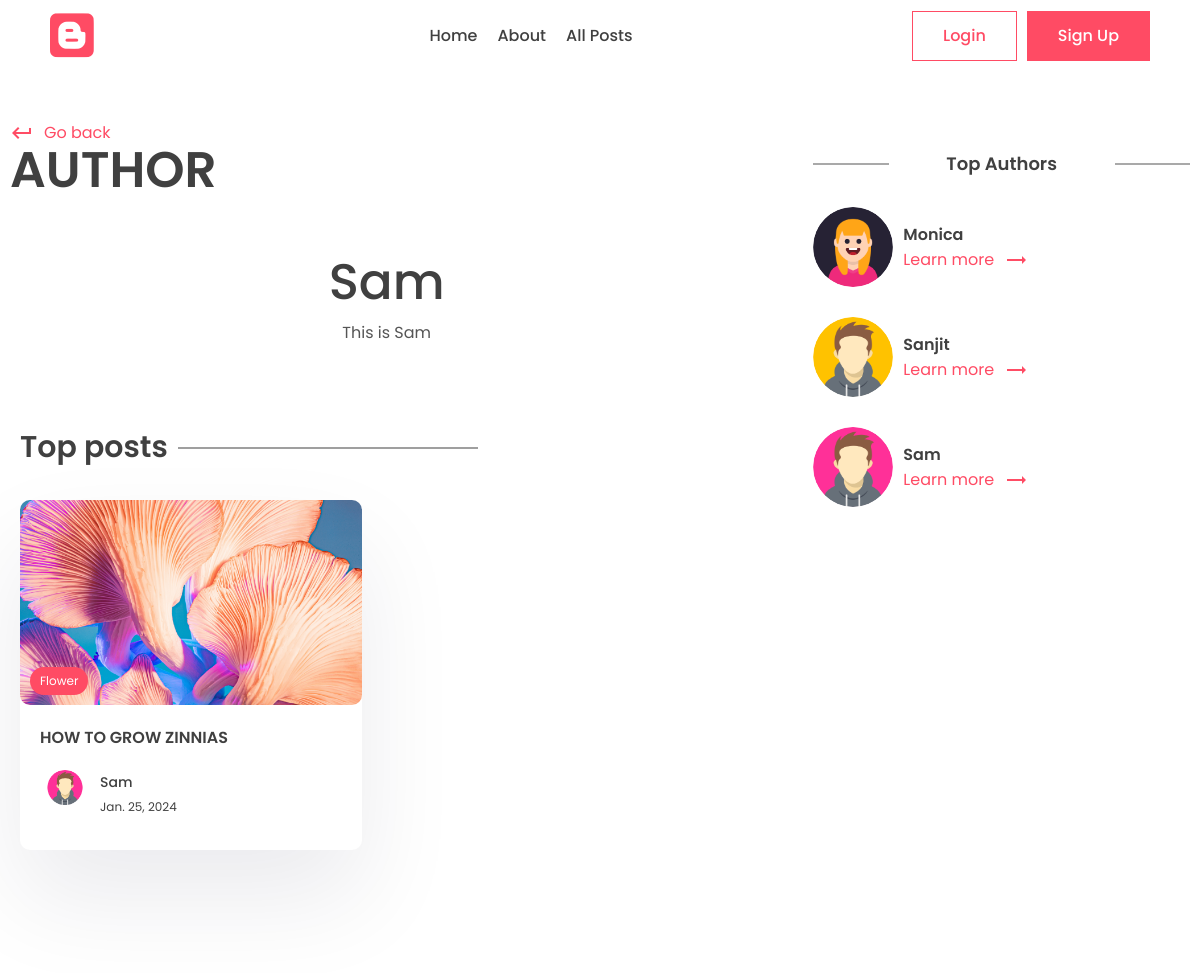
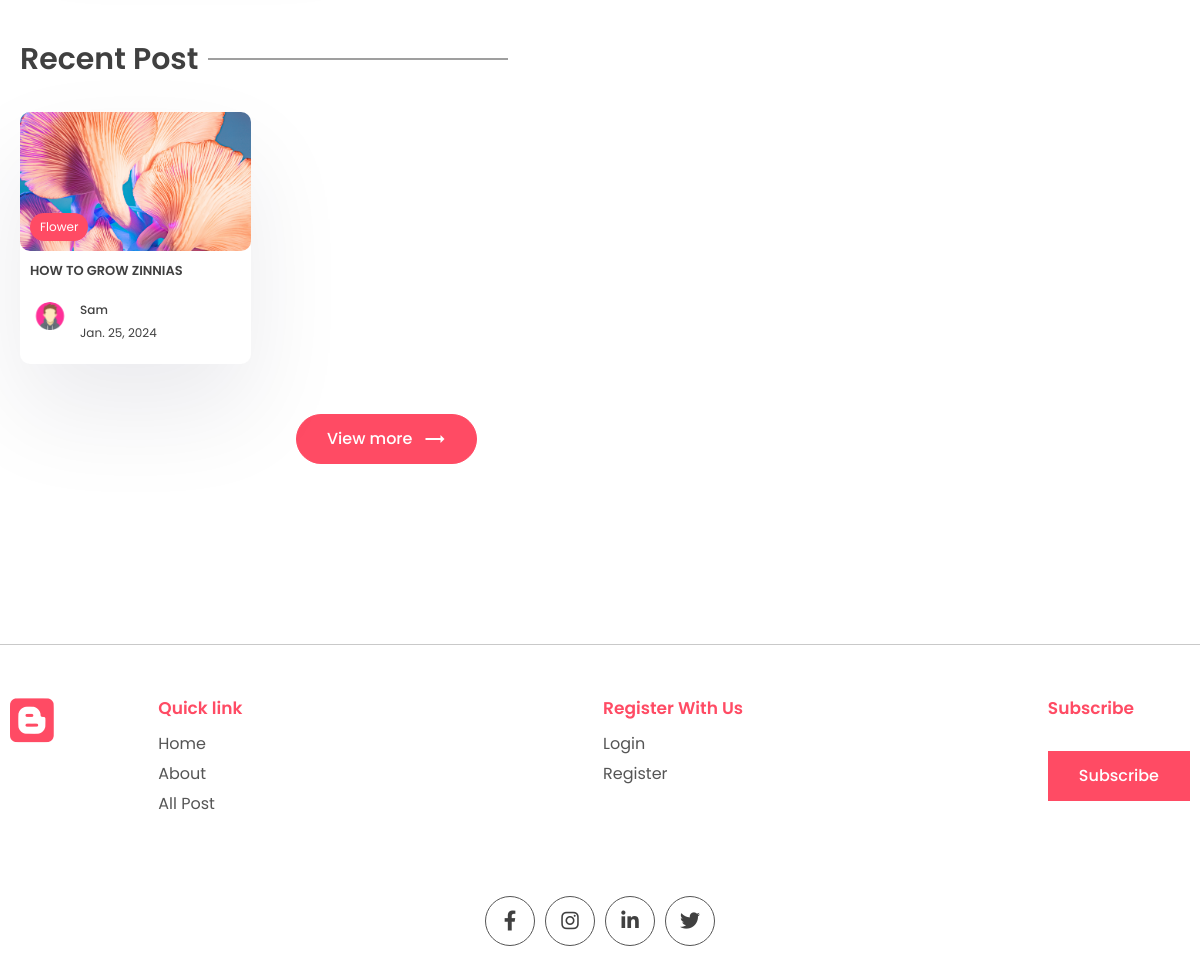
The app's page /author/sam with its own data (2 pictures, top to bottom).
### app/models.py (models this page shows, shortened)
class Profile(models.Model):
    user = models.OneToOneField(User, on_delete=models.CASCADE)
    profile_image = models.ImageField(
        null=True, blank=True, upload_to="images/")
    slug = models.SlugField(max_length=200, unique=True)
    bio = models.CharField(max_length=200)

class Post(models.Model):
    title = models.CharField(max_length=200)
    content = models.TextField()
    last_updated = models.DateTimeField(auto_now=True)
    slug = models.SlugField(max_length=200, unique=True)
    image = models.ImageField(null=True, blank=True, upload_to="images/")
    tags = models.ManyToManyField(Tag, blank=True, related_name='post')
    view_count = models.IntegerField(null=True, blank=True)
    is_featured = models.BooleanField(default=False)
    author = models.ForeignKey(
        User, on_delete=models.CASCADE, null=True, blank=True)
    bookmarks = models.ManyToManyField(
        User, related_name="bookmarks", default=None, blank=True)
    likes = models.ManyToManyField(
        User, related_name="post_like", default=None, blank=True)

class Tag(models.Model):
    name = models.CharField(max_length=100)
    description = models.CharField(max_length=100)
    slug = models.SlugField(max_length=200, unique=True)

### app/views.py (the view)
# urls.py: path('author/<slug:slug>', views.author_page, name='author_page'),
def author_page(request, slug):
    profile = Profile.objects.get(slug=slug)
    top_posts = Post.objects.filter(
        author=profile.user).order_by('-view_count')[0:2]
    recent_posts = Post.objects.filter(
        author=profile.user).order_by('-last_updated')[0:2]
    top_authors = User.objects.annotate(
        number=Count('post')).order_by('number')
    context = {'profile': profile, 'top_posts': top_posts,
               'recent_posts': recent_posts, 'top_authors': top_authors}
    return render(request, 'app/author.html', context)

### app/templates/app/author.html (shortened to what this page needs)
{% extends "base.html" %}
{% block content %}
      <div class="container">
        <div class="layout">
          <div class="left">
            <div class="page-top">
              <div class="top flex">
                <div class="page-name">
                  <a href="#" class="learn">
                    <span class="material-icons"> keyboard_return </span> Go
                    back
                  </a>
                  <h1>Author</h1>
                </div>
              </div>
            </div>
            <center>
              <div class="typo">
                <h1 class="title">{{profile.user.first_name}}</h1>
                <p>
                  {{profile.bio}}
                </p>
              </div>
            </center>
            <section class="sp">
              <div class="container">
                <h1 class="sec-title">Top posts</h1>
                <div class="grid-2 blog">
                {% for post in top_posts %}
                  <a href="{% url "post_page" post.slug %}">
                    <div class="card">
                      <div class="post-img">
                        <img src="{{post.image.url}}" alt="" />
                        <div class="tag">{{post.tags.all.0.name}}</div>
                      </div>
                      <div class="card-content">
                        <h3>
                          {{post.title}}
                        </h3>
                        <div class="author">
                          <div class="profile-pic">
                            <img src="{{post.author.profile.profile_image.url}}" alt="" />
                          </div>
                          <div class="details">
                            <p>{{post.author.first_name}}</p>
                            <small>{{post.last_updated|date}}</small>
                          </div>
                        </div>
                      </div>
                    </div>
                  </a>
                  {% empty %}
                  <p>Nothing to show Here.</p>
                {% endfor %}
                </div>
              </div>
            </section>
            <section class="sp">
              <div class="container">
                <h1 class="sec-title">Recent Post</h1>
                <div class="grid-3 blog-grid">
                {% for post in recent_posts %}
                  <a href="{% url "post_page" post.slug %}">
                    <div class="card">
                      <div class="post-img">
                        <img src="{{post.image.url}}" alt="" />
                        <div class="tag">{{post.tags.all.0.name}}</div>
                      </div>
                      <div class="card-content">
                        <h3>
                          {{post.title}}
                        </h3>
                        <div class="author">
                          <div class="profile-pic">
                            <img src="{{post.author.profile.profile_image.url}}" alt="" />
                          </div>
                          <div class="details">
                            <p>{{post.author.first_name}}</p>
                            <small>{{post.last_updated|date}}</small>
                          </div>
                        </div>
                      </div>
                    </div>
                  </a>
                {% empty %}
                  <p>Nothing to show Here.</p>
                {% endfor %}
                </div>
                <center>
                  <button class="btn btn-primary rounded view">
                    View more
                    <span class="material-icons"> trending_flat </span>
                  </button>
                </center>
              </div>
            </section>
          </div>
          <div class="right">
            <div class="block">
              <h2 class="title2">Top Authors</h2>
              {% for author in top_authors %}
              <div class="recent-post other-author">
                <div class="rounded-img">
                  <img src="{{author.profile.profile_image.url}}" alt="" />
                </div>
                <div class="recent-content">
                  <h3>
                    {{author.first_name}}
                  </h3>
                  <a class="learn" href="{% url "author_page" author.profile.slug %}">Learn more
                    <span class="material-icons"> trending_flat </span>
                </a>
                </div>
              </div>
              {% endfor %}
            </div>
          </div>
        </div>
      </div>
{% endblock content %}

### app/static/app/style.css (style rules this page uses)
* { margin: 0; padding: 0; box-sizing: border-box; text-decoration: none; border: none; outline: none; list-style: none; font-family: "Poppins", sans-serif; color: var(--black); }
:root { --red: #ff4b64; --black: #404040; --des: #555555; --shadow: #ffffff1a 0px 1px 1px 0px inset, #32325d40 0px 50px 100px -20px, #0000004d 0px 30px 60px -30px; --shadow2: rgba(17, 12, 46, 0.084) 0px 48px 100px 0px; }
html { font-size: 62.5%; }
[class*="grid"] { display: grid; }
img { width: 100%; }
.container { max-width: 1220px; margin: auto; padding: 0 10px; }
p, a { font-size: 1.6rem; color: var(--des); }
.btn { cursor: pointer; height: 5rem; padding: 0 3rem; font-size: 1.6rem; font-weight: 500; border: 1px solid var(--red); display: flex; align-items: center; justify-content: center; gap: 1rem; }
.btn span { color: white; }
.btn-primary { background: var(--red); color: white; }
.rounded { border-radius: 5rem; }
.typo { width: 50%; margin-top: 5rem; }
.title { font-size: 5rem; font-weight: 500; }
.sp { padding: 8rem 0; }
.grid-2 { grid-template-columns: 1.3fr 1fr; align-items: center; }
.post-img { height: 40rem; width: 100%; overflow: hidden; border-radius: 1rem; }
.post-img img { height: 100%; object-fit: cover; object-position: center; }
.learn { display: flex; align-items: center; gap: 1rem; color: var(--red); margin-top: 2rem; }
.learn span { color: #ff4b64; }
.sec-title { font-size: 3rem; font-weight: 600; position: relative; width: fit-content; margin-bottom: 3rem; }
.sec-title::after { content: ""; position: absolute; right: -31rem; height: 1px; width: 30rem; background: var(--black); top: 50%; transform: translateY(-50%); }
.grid-3 { grid-template-columns: repeat(3, 1fr); gap: 5rem; }
.card { background: white; box-shadow: var(--shadow2); border-radius: 1rem; cursor: pointer; transition: 0.3s; }
.post-img { position: relative; }
.tag { position: absolute; bottom: 1rem; left: 1rem; background: var(--red); color: white; border-radius: 5rem; padding: 0.5rem 1rem; font-size: 1.2rem; }
.card-content { padding: 2rem; padding-bottom: 3rem; }
.card h3 { font-size: 1.6rem; font-weight: 600; }
.card .post-img { width: 100%; height: unset; aspect-ratio: 1/0.6; }
.author { display: flex; align-items: center; gap: 1rem; margin-top: 2rem; }
.profile-pic { width: 5rem; aspect-ratio: 1/1; border-radius: 50%; overflow: hidden; }
.author p { color: var(--black); font-weight: 500; font-size: 1.4rem; }
.author small { color: var(--black); font-size: 1.2rem; }
.view { margin-top: 5rem; }
.layout { display: flex; gap: 5rem; }
.left { width: 100%; height: 100%; }
.right { position: sticky; top: 70px; height: 100%; width: 50%; }
.page-name h1 { font-size: 5rem; text-transform: uppercase; font-weight: 600; line-height: 5rem; }
.flex { display: flex; align-items: flex-end; justify-content: space-between; }
.left .typo { width: 100%; }
.blog { grid-template-columns: 1fr 1fr; gap: 5rem; }
.title2 { position: relative; font-size: 1.8rem; text-align: center; font-weight: 600; margin-bottom: 3rem; }
.title2::before { content: ""; position: absolute; height: 1px; width: 20%; background: var(--des); left: 0; top: 50%; transform: translateY(-50%); }
.title2::after { content: ""; position: absolute; height: 1px; width: 20%; background: var(--des); right: 0; top: 50%; transform: translateY(-50%); }
.blog-grid { gap: 2rem; }
.blog-grid .card-content { padding: 1rem; padding-bottom: 2rem; }
.blog-grid .card h3 { font-size: 1.3rem; font-weight: 600; }
.blog-grid .profile-pic { width: 4rem; }
.blog-grid .author p { font-size: 1.2rem; }
.block { margin-top: 5rem; }
.rounded-img { width: 8rem; aspect-ratio: 1/1; overflow: hidden; border-radius: 50%; }
.rounded-img img { width: 100%; height: 100%; object-fit: cover; object-position: center; }
.recent-post { display: grid; align-items: center; gap: 1rem; margin-top: 3rem; grid-template-columns: auto 1fr; }
.recent-post .learn { margin-top: 0rem; }
.recent-post h3 { font-size: 1.6rem; font-weight: 600; }
.flex { display: flex; }

### records on screen
Profile: user.first_name "Sam", bio "This is Sam"
Post: image (picture), tags.all.0.name "Flower", title "HOW TO GROW ZINNIAS", author.profile.profile_image (picture), author.first_name "Sam", last_updated "Jan. 25, 2024"

### other values on screen
{{ author.first_name }} "Monica"
{{ author.first_name }} "Sanjit"
{{ author.first_name }} "Sam"
